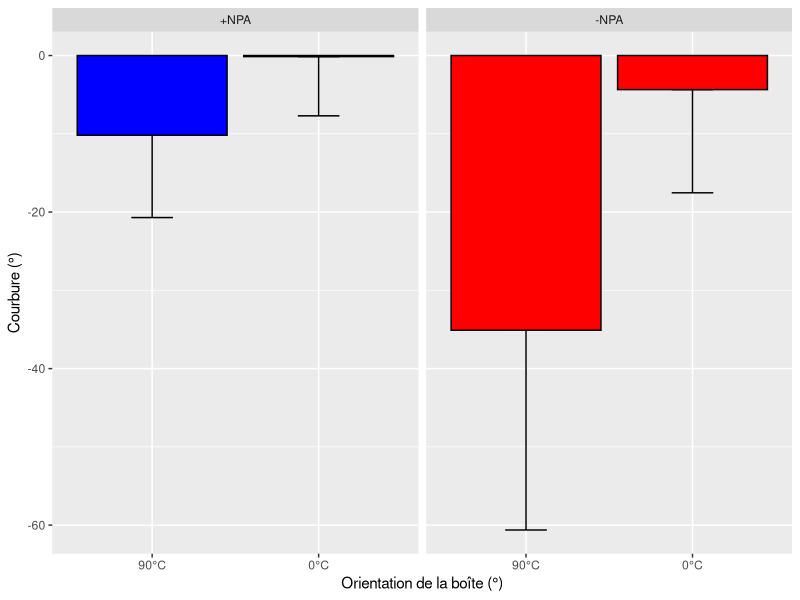
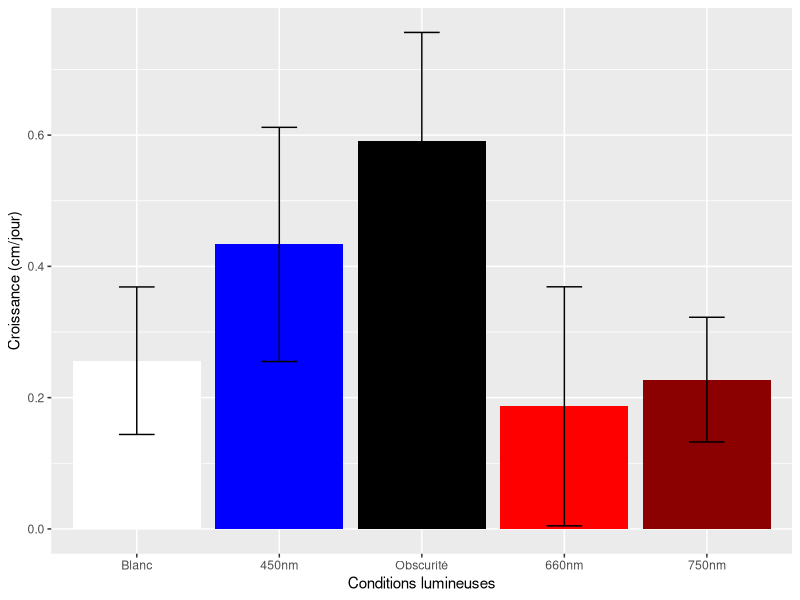
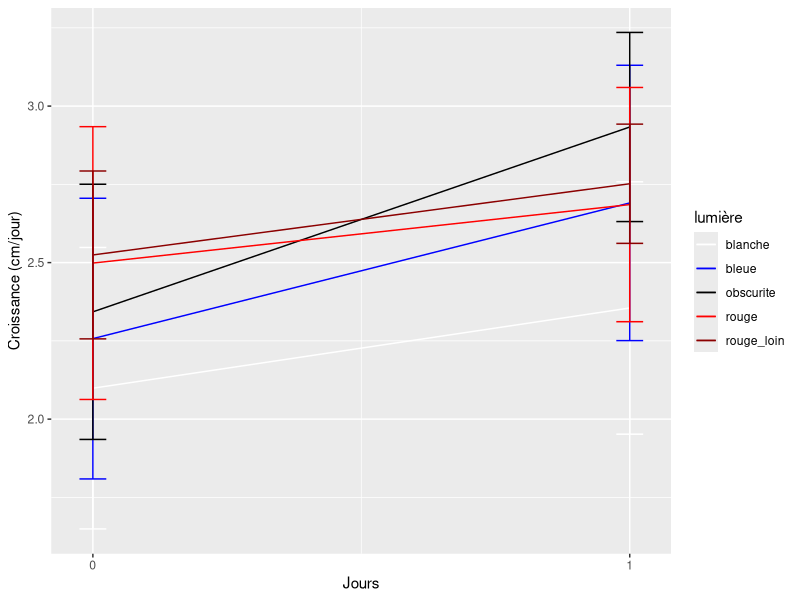

Recreate these plots in R, in order.
## ---- chunk 1
# Chargement d'une librairie pour la production de graphiques`
# install.packages("ggplot2")
library(ggplot2)
## ---- chunk 2
data1 <- read.table(file = "student1/resulat.csv", header = TRUE, sep = ",")
data2 <- read.table(file = "student2/Donneesgravitropisme - Copie.csv", header = TRUE, sep = ";")
## ---- chunk 3
# Mise en forme des données
## Calcul de la différence de longueur entre le jour 0 et le jour 1
difference  <- aggregate(longueur ~ plante + lumière, data1, "diff")

## Calcul de le moyenne et de l'écart-type de ces nouvelles données
sd             <- aggregate(longueur ~ lumière, difference, "sd")
colnames(sd)   <- c("lumière", "sd") # renommage des colonnes pour faciliter le 'merge' à venir
mean           <- aggregate(longueur ~ lumière, difference, "mean")
colnames(mean) <- c("lumière", "mean") # renommage des colonnes pour faciliter le 'merge' à venir

## Création du tableau de synthèse moyenne & écart-type pour chaque condition de lumière
## Les 2 tableaux à 'merger' ont une seule colonne en commun ('lumière'), la commande 'merge'
## fonctionne donc de manière automatique en sélectionnant cette colonne pour fusionner les
## 2 tableaux
data1.summarized <- merge(mean, sd)
# head(data1.summarized)
## ---- chunk 4
# Mise en forme des données
## Calcul de la courbure moyenne entre le jour 0 et 1 et en fonction du traitement NPA et de la position
bending.mean  <- aggregate((Angle.Jour.1-Angle.Jour.0) ~ Position + NPA, data2, "mean")
colnames(bending.mean) <- c("position", "npa", "mean")
bending.sd  <- aggregate((Angle.Jour.1-Angle.Jour.0) ~ Position + NPA, data2, "sd")
colnames(bending.sd) <- c("position", "npa", "sd")

bending <- merge(bending.mean, bending.sd)

# Définition des paramètres principaux du graphique
g  <- ggplot(data = bending, mapping = aes(x = position, y = mean, fill = npa))

# Création du graphique
g.basic <- g + 
  geom_errorbar(width=.25, aes(ymin=mean-sd, ymax=mean),  # ajout des écart-types
                position=position_dodge(.9)) + # re-positionnement correct des barres d'erreur
  geom_bar(stat = "identity", position = position_dodge(), color = "black") # choix d'un barplot


# Autre option de présentation
labels <- c(Avec = "+NPA", Sans = "-NPA") # pour le renommage des conditions sur le graphique
g.facet <- g.basic +
  facet_grid(. ~ npa, labeller = labeller(npa = labels)) # la paramètre labeller sert au renommage

# Amélioration du graphique
g.improved <- g.facet +
  scale_fill_manual(values = c("blue", "red")) + # re-définition des couleurs des barres
  scale_x_discrete(labels=c("90°C", "0°C")) + # re-définition des étiquettes de l'axe x
  ylab("Courbure (°)") + # Titre axe y
  xlab("Orientation de la boîte (°)") + # Titre axe x
  guides(fill=FALSE) # Suppression de la légende

g.improved
## ---- chunk 5
# Définition des paramètres principaux du graphique
g  <- ggplot(data = data1.summarized, mapping = aes(x = lumière, y = mean, fill = lumière))

# Création du graphique de type 'barplot'
g.basic <- g + 
  geom_bar(stat = "identity", position = position_dodge()) + # choix d'un barplot
  geom_errorbar(width=.25, aes(ymin=mean-sd, ymax=mean+sd)) # ajout des écart-types

# Amélioration du graphique
g.improved <- g.basic +
  scale_fill_manual(values = c("white","blue", "black", "red", "darkred")) + # re-définition des couleurs des barres
  scale_x_discrete(labels=c("Blanc", "450nm", "Obscurité", "660nm", "750nm")) + # re-définition des étiquettes de l'axe x
  ylab("Croissance (cm/jour)") + # Titre axe y
  xlab("Conditions lumineuses") + # Titre axe x
  guides(fill=FALSE) # Suppression de la légende

g.improved
## ---- chunk 6
# Mise en forme des données
## Calcul de la moyenne de longueur pour chaque jour et condition lumineuse
mean.per.day  <- aggregate(longueur ~ jour + lumière, data1, "mean")
colnames(mean.per.day) <- c("jour", "lumière", "mean")
sd.per.day  <- aggregate(longueur ~ jour + lumière, data1, "sd")
colnames(sd.per.day) <- c("jour", "lumière", "sd")

data.per.day <- merge(mean.per.day, sd.per.day)

# Définition des paramètres principaux du graphique
g  <- ggplot(data = data.per.day, mapping = aes(x = jour, y = mean, color = lumière))

# Création du graphique de type 'X-Y, lignes'
g.basic <- g + 
  geom_line() + # choix d'un graphique x/y de type ligne
  geom_errorbar(width=.05, aes(ymin=mean-sd, ymax=mean+sd)) # ajout des écart-types

# Amélioration du graphique
g.improved <- g.basic +
  scale_color_manual(values = c("white","blue", "black", "red", "darkred")) + # re-définition des couleurs des barres
  scale_x_continuous(breaks = c(0,1)) + # re-définition des étiquettes de l'axe x
  ylab("Croissance (cm/jour)") + # Titre axe y
  xlab("Jours")

g.improved
